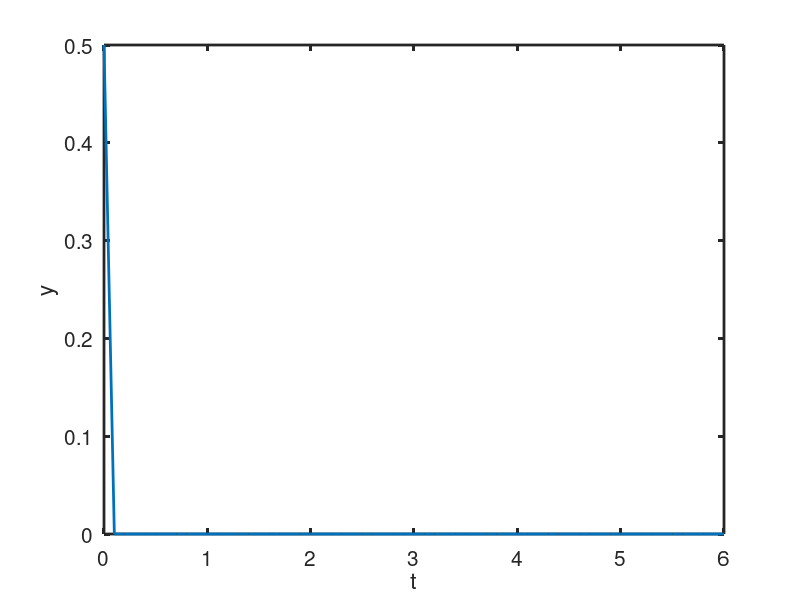

This figure's MATLAB source:
% solve y'=ay

% stability of solutions
clearvars
clc
clf

lambda = -10;
dy = @(t,y) lambda*y;

a = 0;
b = 0.5;
tspan = [a b];

for y0=0.5:0.1:1
    [t,y] = ode45(dy, tspan, y0);
    plot(t,y,'LineWidth',2)
    hold on
end
legend('y0=0.5', 'y0=0.6','y0=0.7','y0=0.8','y0=0.9','y0=1')
xlabel('t');
ylabel('y');
set(gca,'LineWidth',2,'FontSize',15);


%%
% stability of numerical methods
% forward Euler
clearvars
clc
clf
lambda = -10;
dy = @(t,y) lambda*y;

a = 0;
b = 6;

h = 0.1;
n = (b-a)/h;

t = a;
T = a:h:b;
y = 0.5;
Y = y;
for  i=1:n
 y = y + h*dy(t,y);
 t = t+h;
 Y = [Y, y];
end
plot(T,Y,'LineWidth',2)
xlabel('t');
ylabel('y');
set(gca,'LineWidth',2,'FontSize',15);
